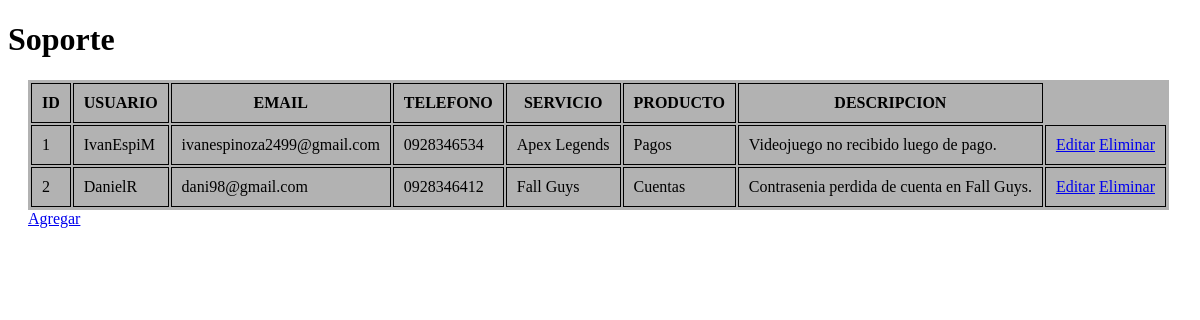
The app's page /views/Soporte/presentar_solicitud.php with its own data.
### tables this page shows
CREATE TABLE `soporte` (
    `id_solicitud` INT(10) NOT NULL AUTO_INCREMENT,
    `usuario` VARCHAR(20) NOT NULL,
    `email` VARCHAR(30) NOT NULL,
    `telefono` VARCHAR(10) NOT NULL,
    `servicio` VARCHAR(20) NOT NULL,
    `producto` VARCHAR(20) NOT NULL,
    `descripcion_problema` VARCHAR(100) NOT NULL,
    PRIMARY KEY (`id_solicitud`)
  );

### views/Soporte/presentar_solicitud.php (the view, shortened to what this page needs)
<!DOCTYPE html>
<html lang="en">
    <head>
    </head>
    <body>
        <h1>Soporte</h1>
        <?php
       require_once '../../config/conexionPDO.php';
        $sql = "select * from soporte ";
        $stmt = $pdo->prepare($sql);
        $stmt->execute();
        ?>
        <div class="contenedor-table">
            <table>
                <thead>
                    <tr>
                        <th>ID</th>
                        <th>USUARIO</th>
                        <th>EMAIL</th>
                        <th>TELEFONO</th>
                        <th>SERVICIO</th>
                        <th>PRODUCTO</th>
                        <th>DESCRIPCION</th>
                    </tr>
                </thead>
                <tbody>
                    <?php
                    $filas = $stmt->fetchAll(PDO::FETCH_ASSOC);
                    foreach ($filas as $fila) {
                        ?>
                        <tr>
                            <td><?php echo $fila['id_solicitud'] ?></td>
                            <td><?php echo $fila['usuario'] ?></td>
                            <td><?php echo $fila['email'] ?></td>
                            <td><?php echo $fila['telefono'] ?></td>
                            <td><?php echo $fila['producto'] ?></td>
                            <td><?php echo $fila['servicio'] ?></td>
                            <td><?php echo $fila['descripcion_problema'] ?></td>
                            <td>
                                <a href="editar.php?id=<?php echo $fila['id_solicitud'] ?>">Editar</a>
                                <a href="eliminar.php?id=<?php echo $fila['id_solicitud'] ?>">Eliminar</a>
                            </td>
                        </tr>
                    <?php } ?>
                </tbody>
            </table>
            <a href="agregar.php">Agregar</a>
        </div>
    </body>
</html>

### views/Soporte/presentar_solicitud.php (style rules this page uses)
.contenedor-table { margin-left: 20px; }
table { border: #b2b2b2 1px solid; background-color: #b2b2b2; }
td, th { border: black 1px solid; padding: 10px; }

### records on screen
soporte: id_solicitud "1", usuario "IvanEspiM", email "ivanespinoza2499@gmail.com", telefono "0928346534", producto "Apex Legends", servicio "Pagos", descripcion_problema "Videojuego no recibido luego de pago."
soporte: id_solicitud "2", usuario "DanielR", email "dani98@gmail.com", telefono "0928346412", producto "Fall Guys", servicio "Cuentas", descripcion_problema "Contrasenia perdida de cuenta en Fall Guys."
